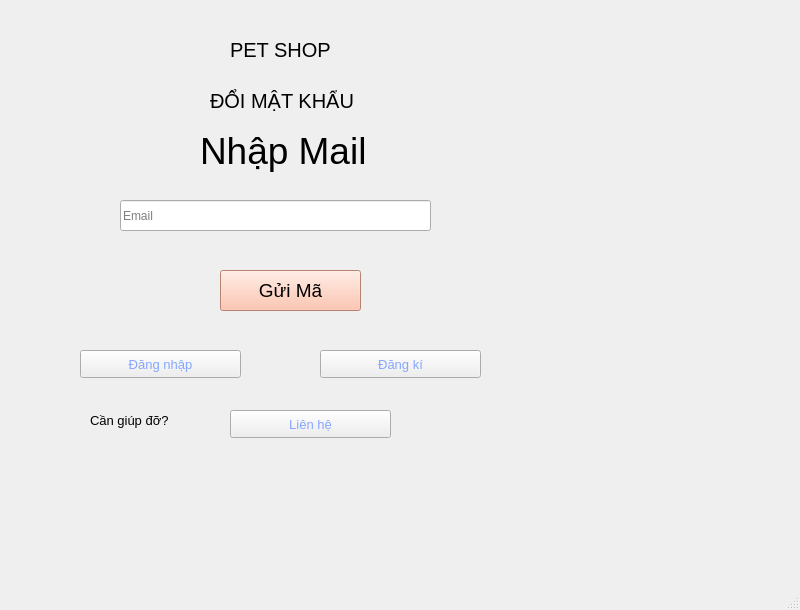
<?xml version="1.0" encoding="UTF-8"?>
<ui version="4.0">
 <class>MainWindow</class>
 <widget class="QMainWindow" name="MainWindow">
  <property name="geometry">
   <rect>
    <x>0</x>
    <y>0</y>
    <width>800</width>
    <height>610</height>
   </rect>
  </property>
  <property name="windowTitle">
   <string>MainWindow</string>
  </property>
  <widget class="QWidget" name="centralwidget">
   <widget class="QLabel" name="label_6">
    <property name="geometry">
     <rect>
      <x>230</x>
      <y>40</y>
      <width>271</width>
      <height>20</height>
     </rect>
    </property>
    <property name="styleSheet">
     <string notr="true">font-size:15pt;</string>
    </property>
    <property name="text">
     <string>PET SHOP</string>
    </property>
   </widget>
   <widget class="QLabel" name="label_5">
    <property name="geometry">
     <rect>
      <x>210</x>
      <y>70</y>
      <width>321</width>
      <height>61</height>
     </rect>
    </property>
    <property name="styleSheet">
     <string notr="true">font-size:15pt;</string>
    </property>
    <property name="text">
     <string>ĐỔI MẬT KHẨU</string>
    </property>
   </widget>
   <widget class="QLabel" name="label">
    <property name="geometry">
     <rect>
      <x>200</x>
      <y>110</y>
      <width>341</width>
      <height>81</height>
     </rect>
    </property>
    <property name="styleSheet">
     <string notr="true"> font-size:28pt;</string>
    </property>
    <property name="text">
     <string>Nhập Mail</string>
    </property>
   </widget>
   <widget class="QLineEdit" name="txtEmail">
    <property name="geometry">
     <rect>
      <x>120</x>
      <y>200</y>
      <width>311</width>
      <height>31</height>
     </rect>
    </property>
    <property name="styleSheet">
     <string notr="true">font-size:14pt;
QLineEdit {
    color: #A0A0A0; /* Màu xám nhạt */
}
QLineEdit::placeholder {
    color: red; /* Màu bạn muốn cho placeholder */
}</string>
    </property>
    <property name="placeholderText">
     <string>Email</string>
    </property>
   </widget>
   <widget class="QPushButton" name="btnreset">
    <property name="geometry">
     <rect>
      <x>220</x>
      <y>270</y>
      <width>141</width>
      <height>41</height>
     </rect>
    </property>
    <property name="styleSheet">
     <string notr="true">background-color: rgb(255, 184, 156); font-size:14pt</string>
    </property>
    <property name="text">
     <string>Gửi Mã</string>
    </property>
   </widget>
   <widget class="QLabel" name="label_4">
    <property name="geometry">
     <rect>
      <x>90</x>
      <y>410</y>
      <width>161</width>
      <height>20</height>
     </rect>
    </property>
    <property name="styleSheet">
     <string notr="true">font-size:10pt;</string>
    </property>
    <property name="text">
     <string>Cần giúp đỡ?</string>
    </property>
   </widget>
   <widget class="QPushButton" name="btnRegister">
    <property name="geometry">
     <rect>
      <x>230</x>
      <y>410</y>
      <width>161</width>
      <height>28</height>
     </rect>
    </property>
    <property name="styleSheet">
     <string notr="true">color:rgb(134, 166, 255); font-size:10pt;</string>
    </property>
    <property name="text">
     <string>Liên hệ</string>
    </property>
   </widget>
   <widget class="QPushButton" name="btnRegister2">
    <property name="geometry">
     <rect>
      <x>80</x>
      <y>350</y>
      <width>161</width>
      <height>28</height>
     </rect>
    </property>
    <property name="styleSheet">
     <string notr="true">color:rgb(134, 166, 255); font-size:10pt;</string>
    </property>
    <property name="text">
     <string>Đăng nhập</string>
    </property>
   </widget>
   <widget class="QPushButton" name="btnRegister3">
    <property name="geometry">
     <rect>
      <x>320</x>
      <y>350</y>
      <width>161</width>
      <height>28</height>
     </rect>
    </property>
    <property name="styleSheet">
     <string notr="true">color:rgb(134, 166, 255); font-size:10pt;</string>
    </property>
    <property name="text">
     <string>Đăng kí</string>
    </property>
   </widget>
   <widget class="QLabel" name="label_2">
    <property name="geometry">
     <rect>
      <x>0</x>
      <y>0</y>
      <width>151</width>
      <height>151</height>
     </rect>
    </property>
    <property name="styleSheet">
     <string notr="true">background-repeat: no-repeat;
background-position: center;
</string>
    </property>
    <property name="text">
     <string/>
    </property>
    <property name="pixmap">
     <pixmap resource="k.qrc">:/newPrefix/Downloads/spa.jpg</pixmap>
    </property>
    <property name="scaledContents">
     <bool>true</bool>
    </property>
   </widget>
   <widget class="QLabel" name="label_7">
    <property name="geometry">
     <rect>
      <x>0</x>
      <y>-10</y>
      <width>841</width>
      <height>591</height>
     </rect>
    </property>
    <property name="text">
     <string/>
    </property>
    <property name="pixmap">
     <pixmap>../../../Downloads/blob-scene-haikei.png</pixmap>
    </property>
    <property name="scaledContents">
     <bool>true</bool>
    </property>
   </widget>
   <zorder>label_7</zorder>
   <zorder>label_6</zorder>
   <zorder>label_5</zorder>
   <zorder>label</zorder>
   <zorder>txtEmail</zorder>
   <zorder>btnreset</zorder>
   <zorder>label_4</zorder>
   <zorder>btnRegister</zorder>
   <zorder>btnRegister2</zorder>
   <zorder>btnRegister3</zorder>
   <zorder>label_2</zorder>
  </widget>
  <widget class="QMenuBar" name="menubar">
   <property name="geometry">
    <rect>
     <x>0</x>
     <y>0</y>
     <width>800</width>
     <height>26</height>
    </rect>
   </property>
  </widget>
  <widget class="QStatusBar" name="statusbar"/>
 </widget>
 <resources>
  <include location="k.qrc"/>
 </resources>
 <connections/>
</ui>
